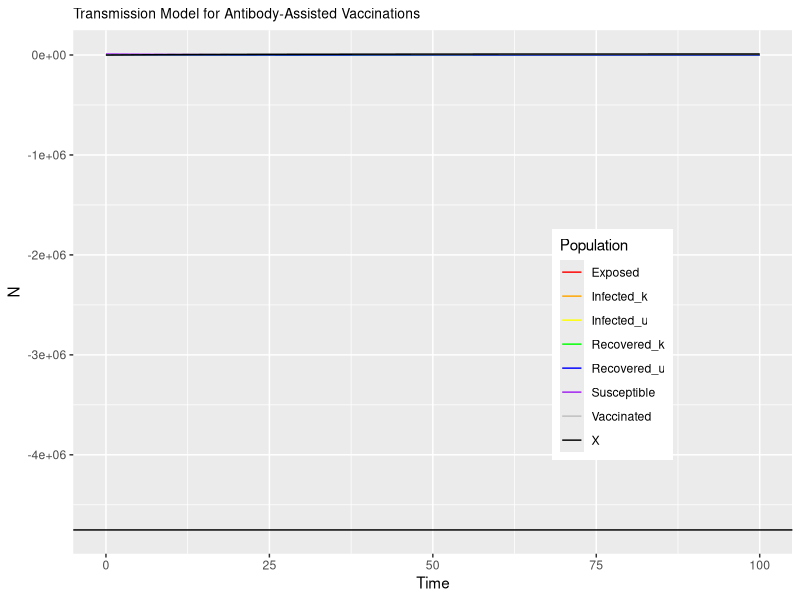
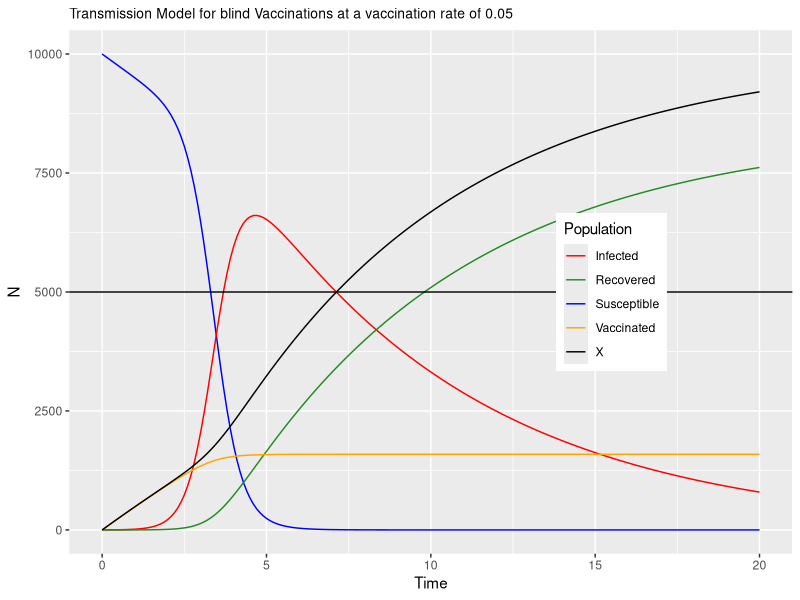

Source code (R) for these figures, in order:
## Daniel Suh
## Feb. 4 2021
##ODE's for COVID-19 vaccination protocol


library(tidyverse)
library(magrittr)
library(deSolve)


de<-function(t,x,params){
  S <- x[1]
  E <- x[2]
  Ik <- x[3]
  Iu <- x[4]
  Rk <- x[5]
  Ru <- x[6]
  V <- x[7]
  with(as.list(params),{
    dS <- -beta*S*Ik - beta*S*Iu - epsilon*(1-phi)*S
    dE <- beta*S*Ik + beta*S*Iu - upsilon*psi*E - upsilon*(1-psi)*E
    dIk <- upsilon*psi*E - alpha*Ik
    dIu <- upsilon*(1-psi)*E - alpha*Iu
    dRk <- alpha*Ik + epsilon*phi*Ru
    dRu <- alpha*Iu - epsilon*phi*Ru
    dV <- epsilon*(1-phi)*S
    res<-c(dS,dE,dIk,dIu,dRk,dRu,dV)
    list(res)
  })}
maxTime <- 100.0 # time
times<-seq(0,maxTime,by=0.1) # how often this calculates
# notes on params
# beta =      <- contact transmission rate
# phi =       <- range:0-1 probability seropositive
# alpha =     <- recovery rate
# epsilon =   <- antibody testing rate
# upsilon =   <- infected testing rate
# psi =       <- range: 0-1 probability infected
params<-c(beta=0.0003,
          phi=0.5,
          alpha=1/7,
          epsilon=0.1,
          upsilon=0.1,
          psi=0.5)  # model parameters

R0 <-(params[1]/params[3]) #calculate R0 with current parameters

xstart<-c(S=10000,
          E=0,
          Ik=1,
          Iu=0,
          Rk=0,
          Ru=0,
          V=0)  # initial conditions

output<-as.data.frame(lsoda(xstart,times,de,params)) # tells computer to solve (integrate) equations
output$X <- output$Rk + output$V
output$HI_threshold <- (1-1/R0)*xstart[1] #add in herd immunity threshold
output %>% ggplot(.,aes(x=time))+
  geom_line(aes(y=S,col="Susceptible"))+
  geom_line(aes(y=E,col="Exposed"))+
  geom_line(aes(y=Ik,col="Infected_k"))+
  geom_line(aes(y=Iu,col="Infected_u"))+
  geom_line(aes(y=Rk,col="Recovered_k"))+
  geom_line(aes(y=Ru,col="Recovered_u"))+
  geom_line(aes(y=V,col="Vaccinated"))+
  geom_line(aes(y=X,col="X"))+
  scale_colour_manual(values = c("red","orange","yellow","green","blue","purple","gray","black"))+
  theme(legend.position = c(0.75,0.4))+
  labs(y="N",x="Time",col="Population")+
  ggtitle("Transmission Model for Antibody-Assisted Vaccinations")+
  theme(plot.title = element_text(hjust=, size=10))+
  geom_hline(yintercept=output$HI_threshold)


de_1<-function(t,x,params){
  S <- x[1]  
  I <- x[2]
  R <- x[3]
  V <- x[4]
  with(as.list(params),{
    dS <- -beta*S*I - epsilon*S
    dI <- beta*S*I - alpha*I
    dR <- alpha*I
    dV <- epsilon*S
    res<-c(dS,dI,dR,dV)
    list(res)
  })}
maxTime <- 20.0 # time
times<-seq(0,maxTime,by=0.1) # how often this calculates
# notes on params
# beta =      <- contact transmission rate
# phi =       <- range:0-1 probability seropositive
# alpha =     <- recovery rate
# epsilon =   <- vaccination rate
params<-c(beta=0.0003,
          phi=0.5,
          alpha=1/7,
          epsilon=0.05)  # model parameters

xstart<-c(S=10000,
          I=1,
          R=0,
          V=0)  # initial conditions

output_1<-as.data.frame(lsoda(xstart,times,de_1,params)) # tells computer to solve (integrate) equations

output_1$X <- output_1$R + output_1$V
output_1 %>% ggplot(.,aes(x=time))+
  geom_line(aes(y=S,col="Susceptible"))+
  geom_line(aes(y=I,col="Infected"))+
  geom_line(aes(y=R,col="Recovered"))+
  geom_line(aes(y=V,col="Vaccinated"))+
  geom_line(aes(y=X,col="X"))+
  scale_colour_manual(values = c("red","forestgreen","blue","orange","black"))+
  theme(legend.position = c(0.75,0.5))+
  labs(y="N",x="Time",col="Population")+
  ggtitle("Transmission Model for blind Vaccinations at a vaccination rate of 0.05")+
  theme(plot.title = element_text(hjust=0, size=10))+
  geom_hline(yintercept=0.5*10000)
